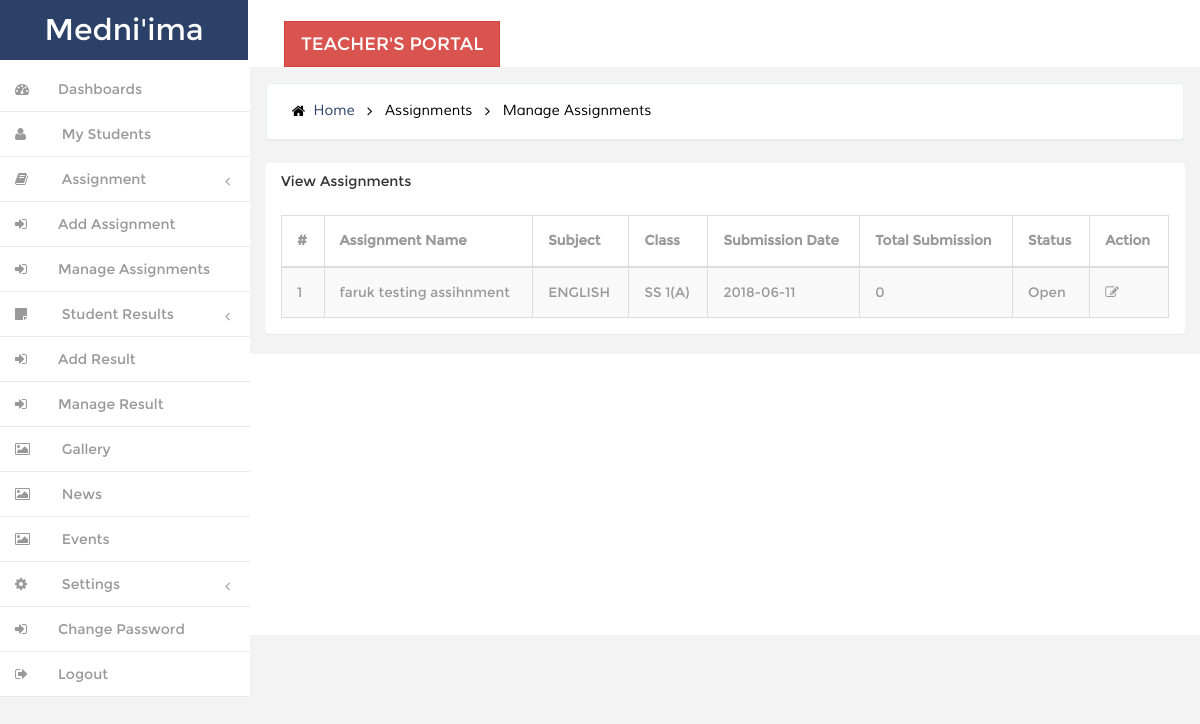
Page /staff/manage-assignment.php (signed in) on the committed database.
### tables this page shows
CREATE TABLE IF NOT EXISTS `tblassignment` (
  `id` int(11) NOT NULL,
  `name` varchar(250) NOT NULL,
  `teacher_id` int(11) NOT NULL,
  `class_id` int(11) NOT NULL,
  `subject_id` int(11) NOT NULL,
  `question` text NOT NULL,
  `dead_line_date` date NOT NULL,
  `dead_line_time` varchar(20) NOT NULL,
  `created_date` datetime NOT NULL,
  `status` enum('0','1') NOT NULL DEFAULT '1',
  `lastupdate` timestamp NOT NULL DEFAULT CURRENT_TIMESTAMP ON UPDATE CURRENT_TIMESTAMP
);

CREATE TABLE IF NOT EXISTS `tblsubjects` (
  `id` int(11) NOT NULL,
  `SubjectName` varchar(100) NOT NULL,
  `SubjectCode` varchar(100) NOT NULL,
  `Creationdate` timestamp NOT NULL DEFAULT CURRENT_TIMESTAMP,
  `UpdationDate` timestamp NOT NULL DEFAULT '0000-00-00 00:00:00' ON UPDATE CURRENT_TIMESTAMP
);

CREATE TABLE IF NOT EXISTS `tblclasses` (
  `id` int(11) NOT NULL,
  `ClassName` varchar(80) DEFAULT NULL,
  `ClassNameNumeric` enum('1','2','3') NOT NULL,
  `Section` varchar(5) NOT NULL,
  `CreationDate` timestamp NOT NULL DEFAULT CURRENT_TIMESTAMP,
  `UpdationDate` timestamp NOT NULL DEFAULT '0000-00-00 00:00:00' ON UPDATE CURRENT_TIMESTAMP
);

### controller/header.php (called while the page is built, shortened)
<?php
require_once __DIR__ . '/config.php';
if(($db=="" || $db->connect_error))
{
    header("Location: /installation/");
}
else{
include __DIR__ . '/func.php';
$iSMartFUN = new Ismart_Controller($db);
}
?>

### staff/engine/tophead.php (called while the page is built)
<?php
if($_SESSION['tlogin'] == ""){
ob_end_clean();
		$url=''.SITE_URL.'login';
        header("Location: $url");
        exit();
}else{
$get_Teacher_condition['where'] = array('id' =>$_SESSION['tlogin']);
$get_Teacher_condition['return_type'] = 'single';
$teacher_datail = $iSMartFUN->getTRows("tblteacher",$get_Teacher_condition);
}
?>

### controller/func.php (called while the page is built, shortened)
<?php
class Ismart_Controller {
	var $db;
	function __construct($db){
		$this->db = $db;
            	}
public function getTRows($table,$conditions = array()){
		$sql = 'SELECT ';
		$sql .= array_key_exists("select",$conditions)?$conditions['select']:'*';
		$sql .= ' FROM '.$table;
		if(array_key_exists("where",$conditions)){
			$sql .= ' WHERE ';
			$i = 0;
			foreach($conditions['where'] as $key => $value){
				$pre = ($i > 0)?' AND ':'';
				$sql .= $pre.$key." = '".$value."'";
				$i++;
			}
		}
		$result = $this->db->query($sql);
		if(array_key_exists("return_type",$conditions) && $conditions['return_type'] != 'all'){
			switch($conditions['return_type']){
				case 'single':
					$data = $result->fetch_object();
					break;
			}
		}else{
			if($result->num_rows > 0){
				while($row = $result->fetch_object()){
					$data[] = $row;
				}
			}
		}
		return !empty($data)?$data:false;
	}
}
?>

### staff/manage-assignment.php (the view, shortened to what this page needs)
<?php
include '../controller/header.php';
include 'engine/tophead.php';
include("design/nav.html");?>
        <link rel="stylesheet" href="<?php echo SITE_URL;?>admin/css/animate-css/animate.min.css" media="screen" >
        <link rel="stylesheet" href="<?php echo SITE_URL;?>admin/css/lobipanel/lobipanel.min.css" media="screen" >
        <link rel="stylesheet" href="<?php echo SITE_URL;?>admin/css/prism/prism.css" media="screen" >
        <link rel="stylesheet" href="<?php echo SITE_URL;?>admin/css/icheck/skins/line/blue.css" >
        <link rel="stylesheet" href="<?php echo SITE_URL;?>admin/css/icheck/skins/line/red.css" >
        <link rel="stylesheet" href="<?php echo SITE_URL;?>admin/css/icheck/skins/line/green.css" >
    </head>
		     <div class="banner">
		    	<h2>
				<a href="index.php"><i class="fa fa-home"></i> Home</a>
				<i class="fa fa-angle-right"></i>
                <span>Assignments</span>
                <i class="fa fa-angle-right"></i>
				<span>Manage Assignments</span>
				</h2>
		    </div>
    <body class="top-navbar-fixed">
        <div class="main-wrapper">
            <div class="content-wrapper">
                <div class="content-container">
                    <div class="main-page">
                        <br>
                        <section class="section">
                            <div class="container-fluid">
                                <div class="row">
                                    <div class="col-md-12">
                                        <div class="panel">
                                            <div class="panel-heading">
                                                <div class="panel-title">
                                                    <h5>View Assignments </h5>
                                                </div>
                                            </div>
                                            <div class="panel-body p-20">
                                                <table id="example" class="display table table-striped table-bordered" cellspacing="0" width="100%">
                                                    <thead>
                                                        <tr>
                                                            <th>#</th>
                                                            <th>Assignment Name</th>
                                                            <th>Subject</th>
                                                            <th>Class</th>
                                                            <th>Submission Date</th>
                                                            <th>Total Submission</th>
                                                            <th>Status</th>
                                                            <th>Action</th>
                                                        </tr>
                                                    </thead>
                                                    <tbody>
<?php
$query  =  $db->query("SELECT tblassignment.name,tblassignment.id as assignment_id,tblassignment.dead_line_date,tblassignment.teacher_id,tblassignment.status,tblassignment.class_id,tblassignment.subject_id,tblclasses.ClassName,tblclasses.Section,tblclasses.id,tblsubjects.id as subid,tblsubjects.SubjectName from tblassignment join tblclasses on tblclasses.id=tblassignment.class_id join tblsubjects on tblsubjects.id = tblassignment.subject_id where tblassignment.class_id='$teacher_datail->classid' and tblassignment.teacher_id ='$teacher_datail->id' ");
$cnt=1;
if($query->num_rows > 0)
{
while($result = $query->fetch_object())
{
$query11 =$db ->query("SELECT id from tblsubmited_assignment where assignment_id='$result->assignment_id'");
$totalsubmission=$query11->num_rows;
?>
<tr>
 <td><?php echo htmlentities($cnt);?></td>
                                                            <td><?php echo htmlentities($result->name);?></td>
                                                            <td><?php echo htmlentities($result->SubjectName);?></td>
                                                            <td><?php echo htmlentities($result->ClassName);?>(<?php echo htmlentities($result->Section);?>)</td>
                                                            <td><?php echo htmlentities($result->dead_line_date);?></td>
                                                            <td><?php echo htmlentities($totalsubmission);?></td>
                                                             <td><?php if($result->status==1){
echo htmlentities('Open');
}
else{
   echo htmlentities('Closed');
}
                                                                ?></td>
<td>
<a href="edit-assignment.php?asid=<?php echo htmlentities($result->assignment_id);?>"><i class="fa fa-edit" title="Edit Assignment"></i> </a>
</td>
</tr>
<?php $cnt=$cnt+1;}} ?>
                                                    </tbody>
                                                </table>
                                            </div>
                                        </div>
                                    </div>
                                                </div>
                                            </div>
                                        </div>
                                    </div>
                                </div>
                            </div>
                    </div>
                </div>
            </div>
    </body>
</html>

### res/css/style.css (style rules this page uses)
h4, h5, h6, h1, h2, h3 { margin: 0; }
ul, ol { margin: 0;padding: 0; }
html, body { font-family:'Montserrat-Regular'; font-size: 100%; background:#F3F3F4; overflow-x: hidden; }
body a { transition:0.5s all; -webkit-transition:0.5s all; -moz-transition:0.5s all; -o-transition:0.5s all; -ms-transition:0.5s all; }
div#wrapper { background-color: #fff; }
.navbar-default.sidebar { background-color: #fff; }
h1 a.navbar-brand { color: #fff !important; font-size: 30px; font-weight: 500; padding: 20px 0px; background: #2c4167; text-align: center; width:248px; height: 60px; }
i.nav_icon { color: #fff; margin-right:6px; }
.sidebar ul li a { color: #999; font-size:14px; }
.hvr-bounce-to-right { display: inline-block; vertical-align: middle; -webkit-transform: translateZ(0); transform: translateZ(0); box-shadow: 0 0 1px rgba(0, 0, 0, 0); -webkit-backface-visibility: hidden; backface-visibility: hidden; -moz-osx-font-smoothing: grayscale; position: relative; -webkit-transition-property: color; transition-property: color; -webkit-transition-duration: 0.5s; transition-duration: 0.5s; }
.hvr-bounce-to-right:before { content: ""; position: absolute; z-index: -1; top: 0; left: 0; right: 80%; bottom: 0; background:#7f8c8d; -webkit-transform: scaleX(0); transform: scaleX(0); -webkit-transform-origin: 0 50%; transform-origin: 0 50%; -webkit-transition-property: transform; transition-property: transform; -webkit-transition-duration: 0.5s; transition-duration: 0.5s; -webkit-transition-timing-function: ease-out; transition-timing-function: ease-out; }
.nav > li > a { color: #999; font-weight:500; padding: 0px 20px 0px 0px; font-size: 0.85em; border-bottom: 1px solid #E9E9E9; }
.nav > li > a i { margin-right: 14px; }
i.nav_icon { color: #999; padding: 15px; width: 44px; height: 44px; }
span.fa.arrow { margin-top: 17px; }
@media (min-width: 768px) { #page-wrapper { position: inherit; margin: 0 0 0 240px; min-height: 1000px; } }
.content-main { background-color: #F3F3F4; padding-top: 1em; }
.full-top { float:left; }
.border-bottom { background-color: #fff; }
.full-left { float: left; width: 40%; margin-left: 3%; margin-top: 1.3em; }
.banner { background: #fff; display: block; margin: 0em 1em ; padding:1em; border: 1px solid #ebeff6; border-color: #ebeff6; border-radius: 4px; -webkit-border-radius: 4px; -o-border-radius: 4px; -moz-border-radius: 4px; -ms-border-radius: 4px; -webkit-box-shadow: 0 1px 1px rgba(0,0,0,.05); box-shadow: 0 1px 1px rgba(0,0,0,.05); }
.banner h2 { font-size:0.9em; }
.banner h2 a { color:#2c4167; text-decoration:none; font-family: 'Muli-Regular'; padding:0.3em ; }
.banner h2 span { color:#000; font-family: 'Muli-Regular'; padding:0.3em ; }
.banner h2 i { color:#000; vertical-align:middle; padding:0.3em ; }
.btn { border-radius: 0px; outline: none; }
.table td, .table>tbody>tr>td, .table>tbody>tr>th, .table>tfoot>tr>td, .table>tfoot>tr>th, .table>thead>tr>td, .table>thead>tr>th { padding: 15px !important; font-size: 0.85em; color: #999; border-top: none !important; }
td i { color:#999; }
.table { margin-bottom: 0; }

### res/css/custom.css (style rules this page uses)
#wrapper { width: 100%; }
#page-wrapper { min-height: 568px; }
@media (min-width:768px) { #page-wrapper { position: inherit; margin: 0 0 0 250px; } }
.sidebar .sidebar-nav.navbar-collapse { padding-right: 0; padding-left: 0; }
.sidebar .arrow { float: right; }
.sidebar .fa.arrow:before { content: "\f104"; }
.sidebar .nav-second-level li, .sidebar .nav-third-level li { border-bottom: 0!important; }
@media (min-width:768px) { .sidebar { z-index: 1; position: absolute; width: 250px; } }

### rows in the picture
tblassignment: name "faruk testing assihnment", subject.SubjectName "ENGLISH", class.ClassName "SS 1", class.Section "A", dead_line_date "2018-06-11", totalsubmission "0"
